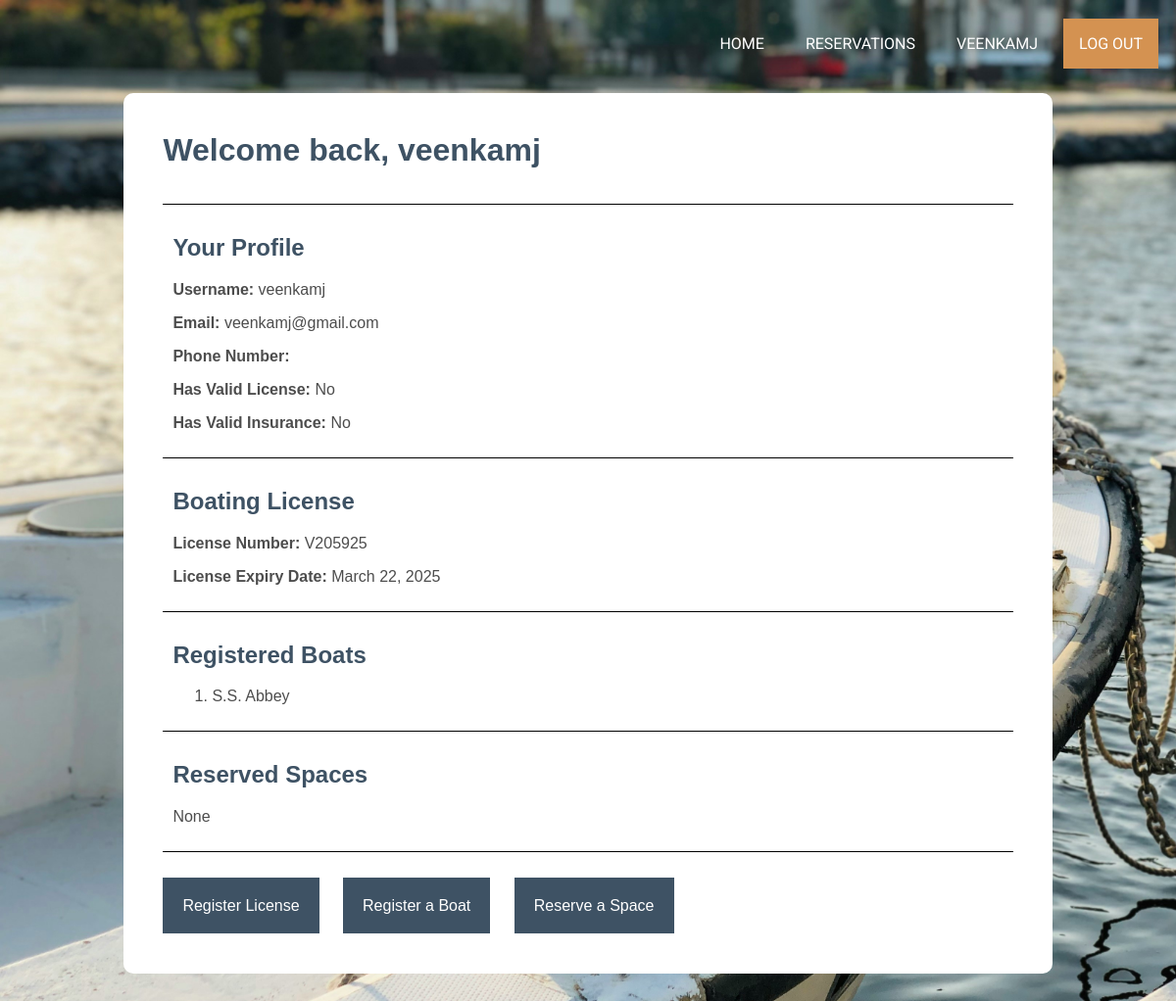
Screenshot of /marina/profile/ (signed in) with the database file from the repository.
### marina/models.py (models this page shows, shortened)
class CustomUser(AbstractUser):
    username = models.CharField(max_length=40, unique=True)
    email = models.EmailField(max_length=254)
    phone_number = PhoneNumberField()
    has_valid_license = models.BooleanField(default=False)
    has_valid_insurance = models.BooleanField(default=False)
    USERNAME_FIELD = 'username'

class BoatLicense(models.Model):
    user = models.OneToOneField(settings.AUTH_USER_MODEL, on_delete=models.CASCADE)
    license_num = models.CharField(max_length=50)
    license_expiry_date = models.DateField()

class Boat(models.Model):
    boat_name = models.CharField(max_length=100)
    type = models.CharField(max_length=50)
    owner = models.ForeignKey(settings.AUTH_USER_MODEL, on_delete=models.CASCADE)

### marina/views.py (the view)
# urls.py: path('profile/', views.profile, name='profile'),
def profile(request):
    return render(request, 'marina/profile.html')

### marina/templates/marina/profile.html (shortened to what this page needs)
{% extends 'marina/base.html' %}
{% load static %}
{% block extrahead %}
<link rel="stylesheet" href="{% static "marina/css/profile.css" %}">
{% endblock %}
{% block content %}
  <div class="outside">
    <h1>Welcome back, {{ user.username }}</h1>
    <div class="attributes">
      <br></br>
      <div class="attributes-section" id="attr-1">
        <h2>Your Profile</h2>
        <p><strong>Username:</strong> {{ user.username }}</p>
        <p><strong>Email:</strong> {{ user.email }}</p>
        <p><strong>Phone Number:</strong> {{ user.phone_number }}</p>
        <p><strong>Has Valid License:</strong> {% if user.has_valid_license %}Yes{% else %}No{% endif %}</p>
        <p><strong>Has Valid Insurance:</strong> {% if user.has_valid_insurance %}Yes{% else %}No{% endif %}</p>
      </div>
    <div class="attributes-section" id="attr-2">
    {% if user.boatlicense %}
      <h2>Boating License</h2>
      <p><strong>License Number:</strong> {{ user.boatlicense.license_num }}</p>
      <p><strong>License Expiry Date:</strong> {{ user.boatlicense.license_expiry_date }}</p>
    {% else %}
      <h2>Boating License</h2>
      <p><strong>License Number:</strong>Not submitted</p>
      <p><strong>License Expiry Date:</strong>Not submitted</p>
    {% endif %}
    </div>
    <div class="attributes-section" id="attr-3">
    {% if user.boat_set.all %}
        <h2>Registered Boats</h2>
        <ol>
          {% for boat in user.boat_set.all %}
            <li>{{ boat.boat_name }}</li>
          {% endfor %}
        </ol>
    {% else %}
        <h2>Registered Boats</h2>
        <p>None</p>
    {% endif %}
    </div>
    <div class="attributes-section" id="attr-4">
    {% if user.boatspace_set.all %}
      <h2>Reserved Spaces</h2>
      <ul>
        {% for boatspace in user.boatspace_set.all %}
          <li>{{ boatspace.id }} - {% if boatspace.boat %}{{ boatspace.boat.name }}{% else %}No Boat{% endif %}</li>
        {% endfor %}
      </ul>
    {% else %}
      <h2>Reserved Spaces</h2>
      <p>None</p>
    {% endif %}
    </div>
    </div>
    <br></br>
    <div class="buttons">
      <a id="btn1" href="{% url 'license' %}">Register License</a>
      <a id="btn2" href="{% url 'add_boat' %}">Register a Boat</a>
      <a id="btn3" href="{% url 'boatspace-list' %}">Reserve a Space</a>
    </div>
  </div>
{% endblock %}

### marina/templates/marina/base.html (shortened to what this page needs)
{% load static %}
<!DOCTYPE html>
<html lang="en">
<head>
    {% block head %}
        <link rel="stylesheet" href="{% static "marina/css/styles.css" %}">
        {% block extrahead %}{% endblock %}
    {% endblock %}
</head>
<body>
    <div class="navigation">
    {% block sidebar %}
        <nav role="navigation">
            {% if user.is_authenticated %}
                <ul>
                    <li id="log-out"><a href="{% url 'logout' %}">LOG OUT</a></li>
                    <li><a href="{% url 'profile' %}">{{ user.username|capfirst|upper }}</a></li>
            {% else %}
                    <li id="new-acc"><a href="{% url 'signup' %}">SIGN UP</a></li>
                    <li><a href="{% url 'login' %}">LOG IN</a></li>
            {% endif %}
                    <li><a href="{% url 'boatspace-list' %}">RESERVATIONS</a></li>
                    <li><a href="{% url 'index' %}">HOME</a></li>
                </ul>
        </nav>
    {% endblock %}
    </div>
    <div class="content">
        {% block content %}{% endblock %}
    </div>
</body>
</html>

### marina/static/marina/css/styles.css (style rules this page uses)
html { background-size: cover; padding: 0; margin: 0; border: 0; }
body { display: flex; flex-direction: column; }
.navigation nav li { display: inline; float: right; margin-right: 10px; font-family: 'Roboto', sans-serif; padding: 1em; position: relative; bottom: 5px; }
a:link, a:visited { color: white; text-decoration: none; }
#new-acc, #log-out { background-color: rgb(212, 146, 81); }

### marina/static/marina/css/profile.css (style rules this page uses)
.content { display: flex; flex-direction: column; align-items: center; position: relative; justify-content: center; min-height: 100vh; font-family: Arial, Arial, Helvetica, sans-serif; }
.outside { display: flex; flex-direction: column; background-color: white; padding-bottom: 20px; border-radius: 10px; width: 80%; margin-bottom: 120px; margin-top: 20px; }
.attributes, .buttons { padding-left: 40px; padding-right: 40px; }
h1 { color: rgb(62, 82, 100); position: relative; font-family: Arial, Helvetica, sans-serif; font-size: 2em; margin: 0; padding: 40px 40px 0 40px; }
.buttons a { color: black; }
.attributes-section { color: rgb(77,77,77); border-top: 1px solid black; border-bottom: 1px solid black; padding: 10px; margin: 0; }
.buttons { padding: 10px 40px 40px 40px; }
#attr-4, #attr-3, #attr-2 { border-top: none; }
h2 { color: rgb(62, 82, 100); }
#btn1, #btn2, #btn3 { color: white; padding: 20px; background-color: rgb(62, 82, 100); }
#btn2, #btn3 { margin-left: 20px; }

### rows the page displays
CustomUser: username "VEENKAMJ", username "veenkamj", email "veenkamj@gmail.com", boatlicense.license_num "V205925", boatlicense.license_expiry_date "March 22, 2025"
Boat: boat_name "S.S. Abbey"
